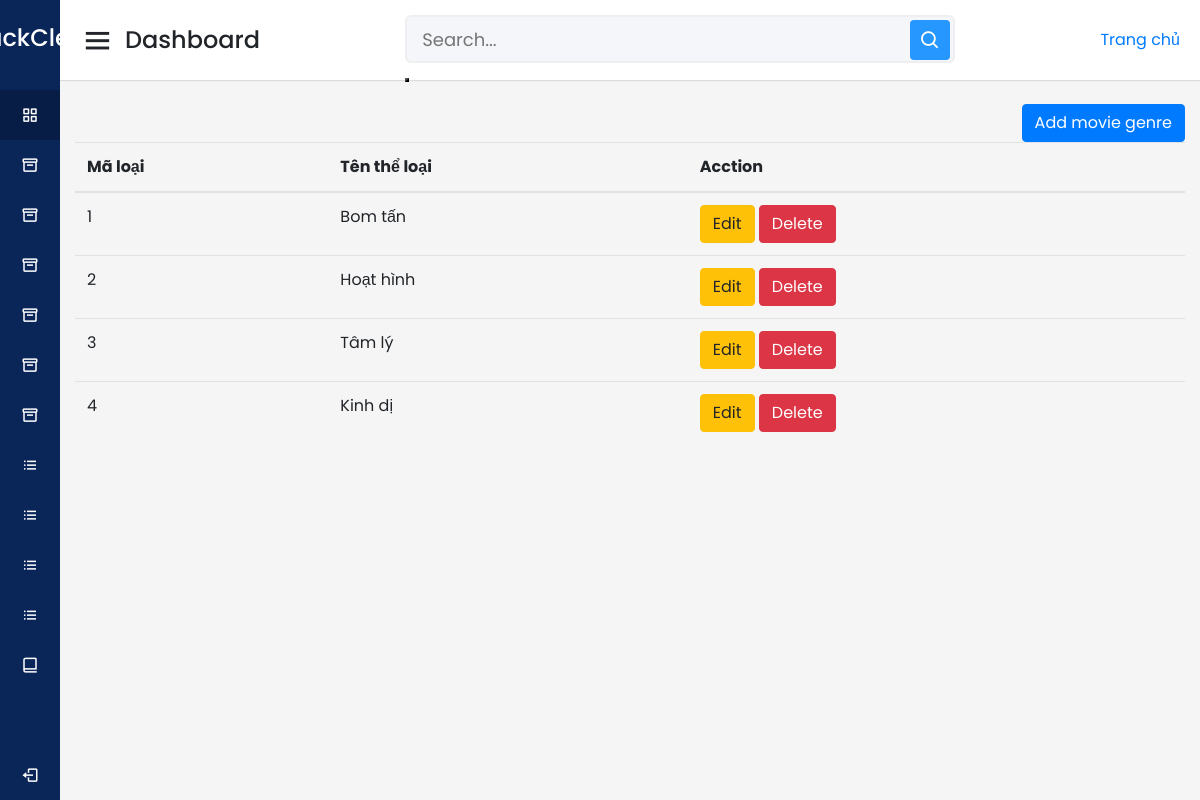
Screenshot of /admin/index.php?act=showtlp (signed in) with the database file from the repository.
### tables this page shows
CREATE TABLE `the_loai_phim` (
  `id_the_loai` int(11) NOT NULL,
  `ten_the_loai` varchar(225) NOT NULL
);

### model/pdo.php (called while the page is built, shortened)
<?php
function pdo_get_connection(){
    $dburl = "mysql:host=localhost;dbname=duan1_fpoly_2023;charset=utf8";
    $username = 'root';
    $password = '';
    $conn = new PDO($dburl, $username, $password);
    $conn->setAttribute(PDO::ATTR_ERRMODE, PDO::ERRMODE_EXCEPTION);
    return $conn;
}
function pdo_query($sql){
    $sql_args = array_slice(func_get_args(), 1);
    try{
        $conn = pdo_get_connection();
        $stmt = $conn->prepare($sql);
        $stmt->execute($sql_args);
        $rows = $stmt->fetchAll();
        return $rows;
    }
    catch(PDOException $e){
        throw $e;
    }
    finally{
        unset($conn);
    }
}

### model/theloaiphim.php (called while the page is built, shortened)
<?php
function show_Loai_phim() {
    $sql = "select the_loai_phim.*,count(phim.id_the_loai) 'so_luong'
    from the_loai_phim
    inner join phim on phim.id_the_loai = the_loai_phim.id_the_loai
    group by phim.id_the_loai
    ";
    $result_the_loai = pdo_query($sql);
    return $result_the_loai;
}
?>

### admin/theloaiphim/show.php (the view, shortened to what this page needs)
<section class="content">
        <div class="container-fluid">
          <a class="float-right" href="index.php?act=addtlp"><button class="btn btn-primary" type="button">Add movie genre</button></a>
          <table class="table">
            <thead>
              <tr>
              <th scope="col">Mã loại</th>
            <th scope="col">Tên thể loại</th>
            <th scope="col">Acction</th>
              </tr>
            </thead>
            <tr>
            <?php
    foreach ($result as  $row) {
    ?>
        <tr>
            <td><?php echo $row['id_the_loai']; ?></td>
            <td><?php echo $row['ten_the_loai']; ?></td>
            <td>
            <a href="index.php?act=update_loai&id_the_loai=<?php echo $row['id_the_loai']; ?>"><button class="btn btn-warning">Edit</button></a>
            <a href="index.php?act=delete_tl&id_the_loai=<?php echo $row['id_the_loai']; ?>"><button onclick="return confirm('Ban muon xoa khong?')" class="btn btn-danger">Delete</button></a>
            </td>
        </tr>
    <?php
    }
    ?>
          </table>
        </div>
      </section>

### Assets/css/admin.css (style rules this page uses)
* { margin: 0; padding: 0; box-sizing: border-box; font-family: 'Poppins', sans-serif; }

### rows the page displays
the_loai_phim: id_the_loai "1", ten_the_loai "Bom tấn"
the_loai_phim: id_the_loai "2", ten_the_loai "Hoạt hình"
the_loai_phim: id_the_loai "3", ten_the_loai "Tâm lý"
the_loai_phim: id_the_loai "4", ten_the_loai "Kinh dị"
